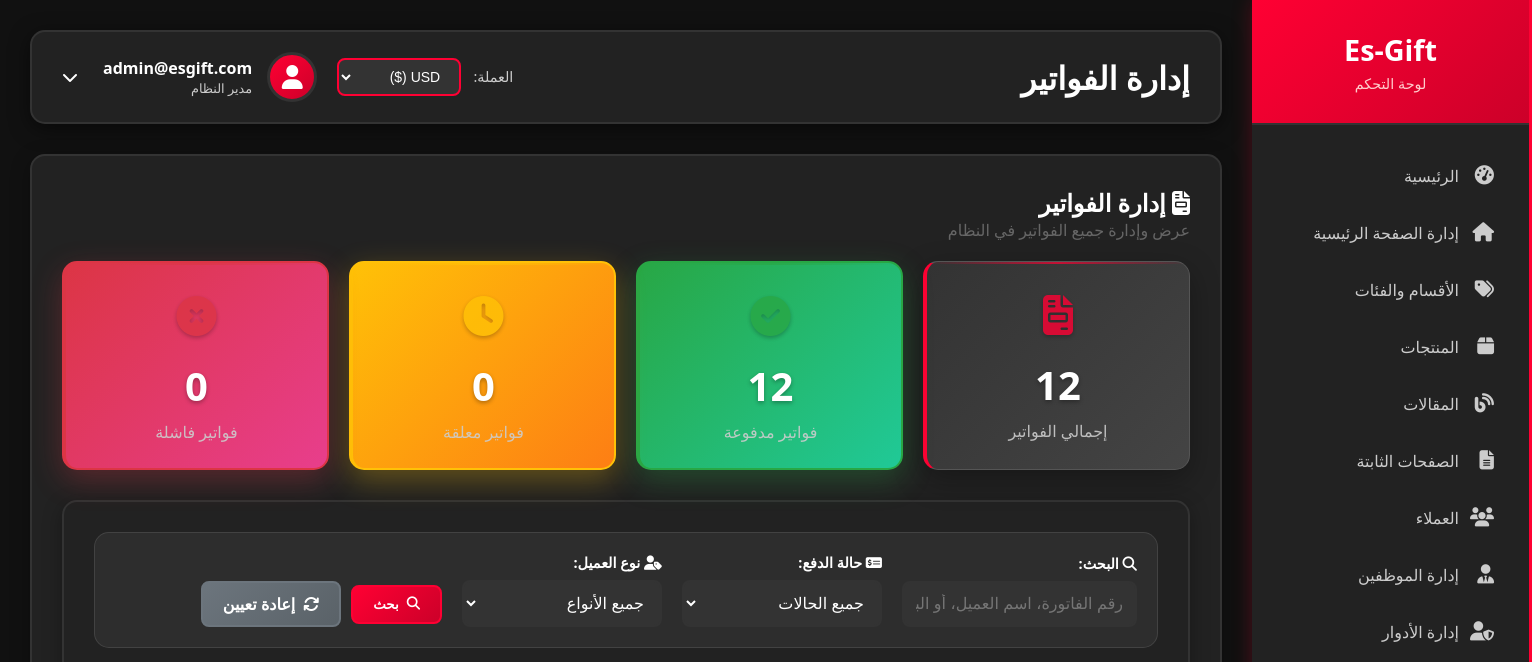
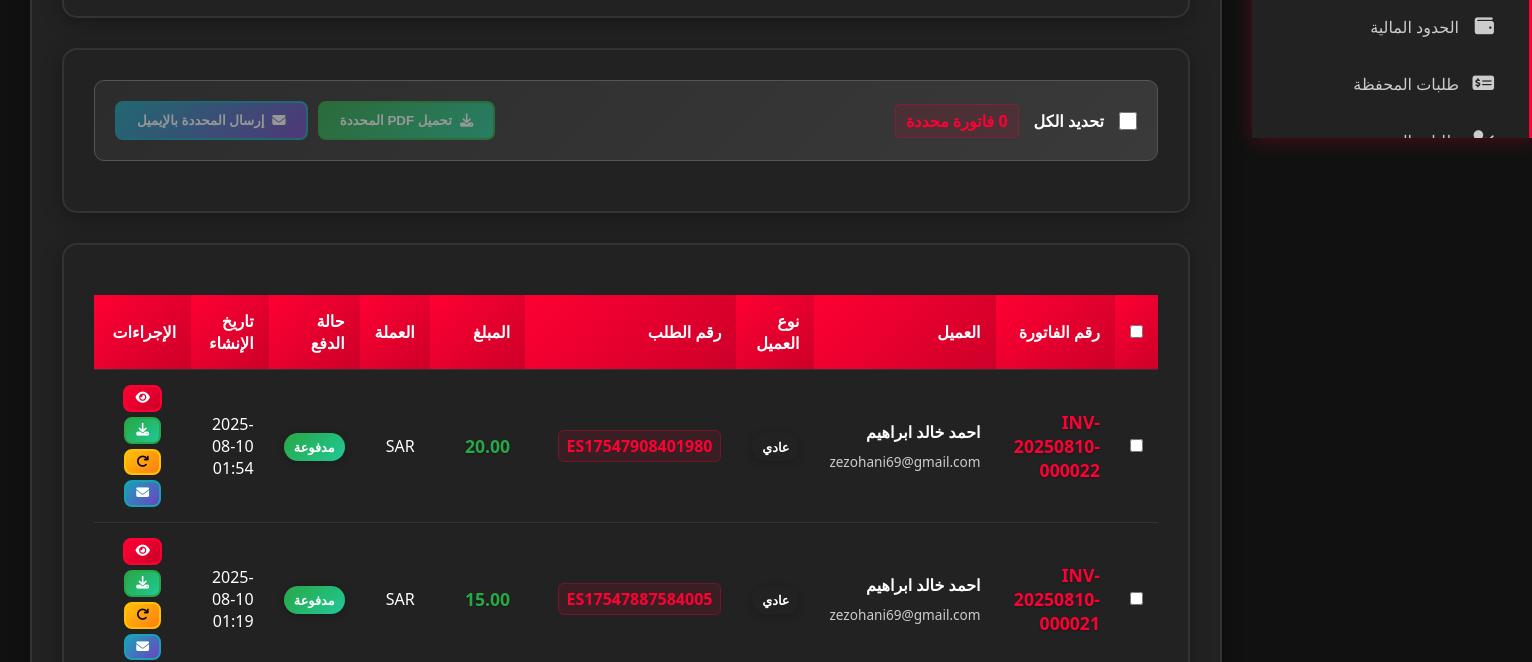
Page /admin/invoices (signed in, upper part) on the earlier database version (2 pictures, top to bottom).
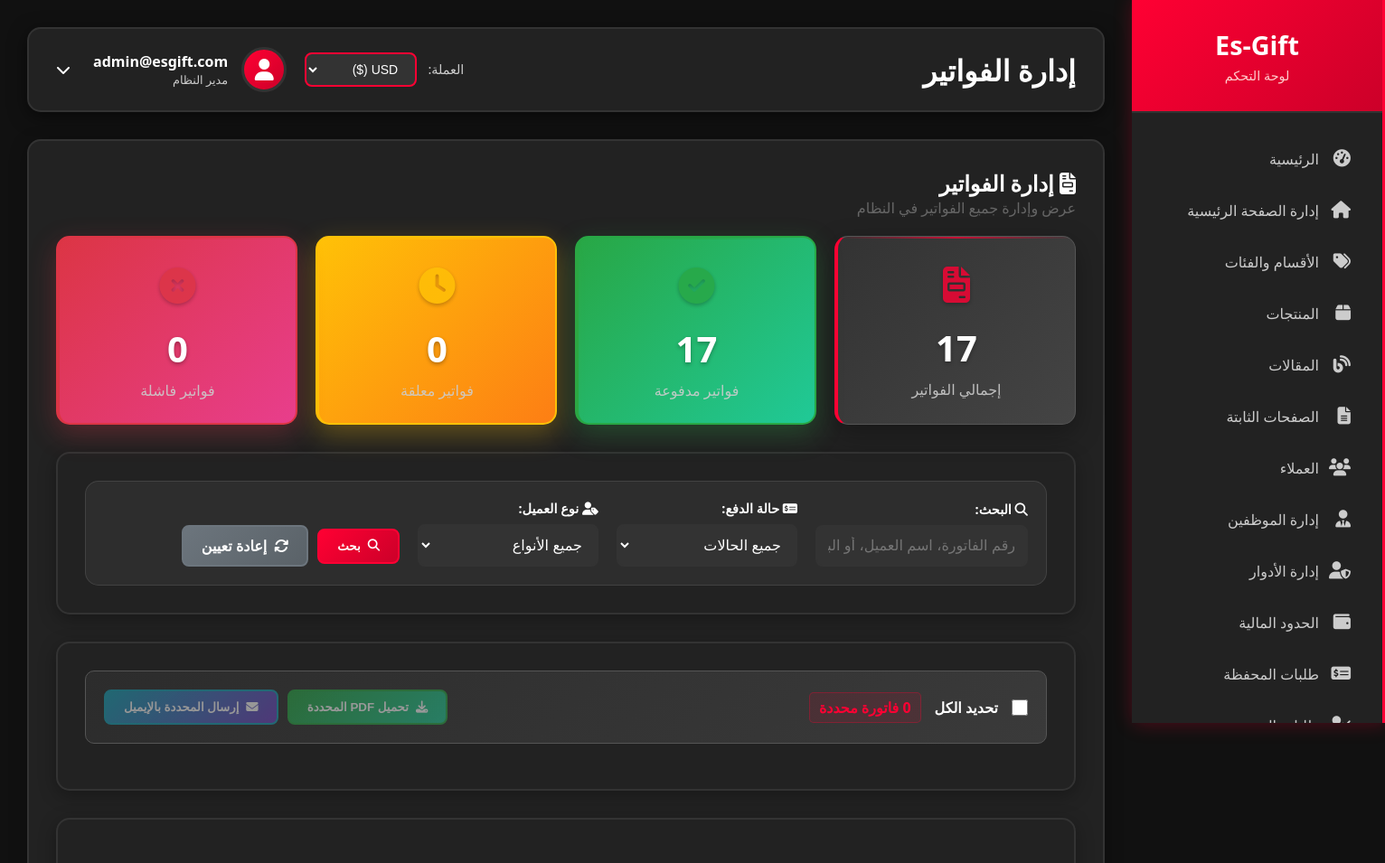
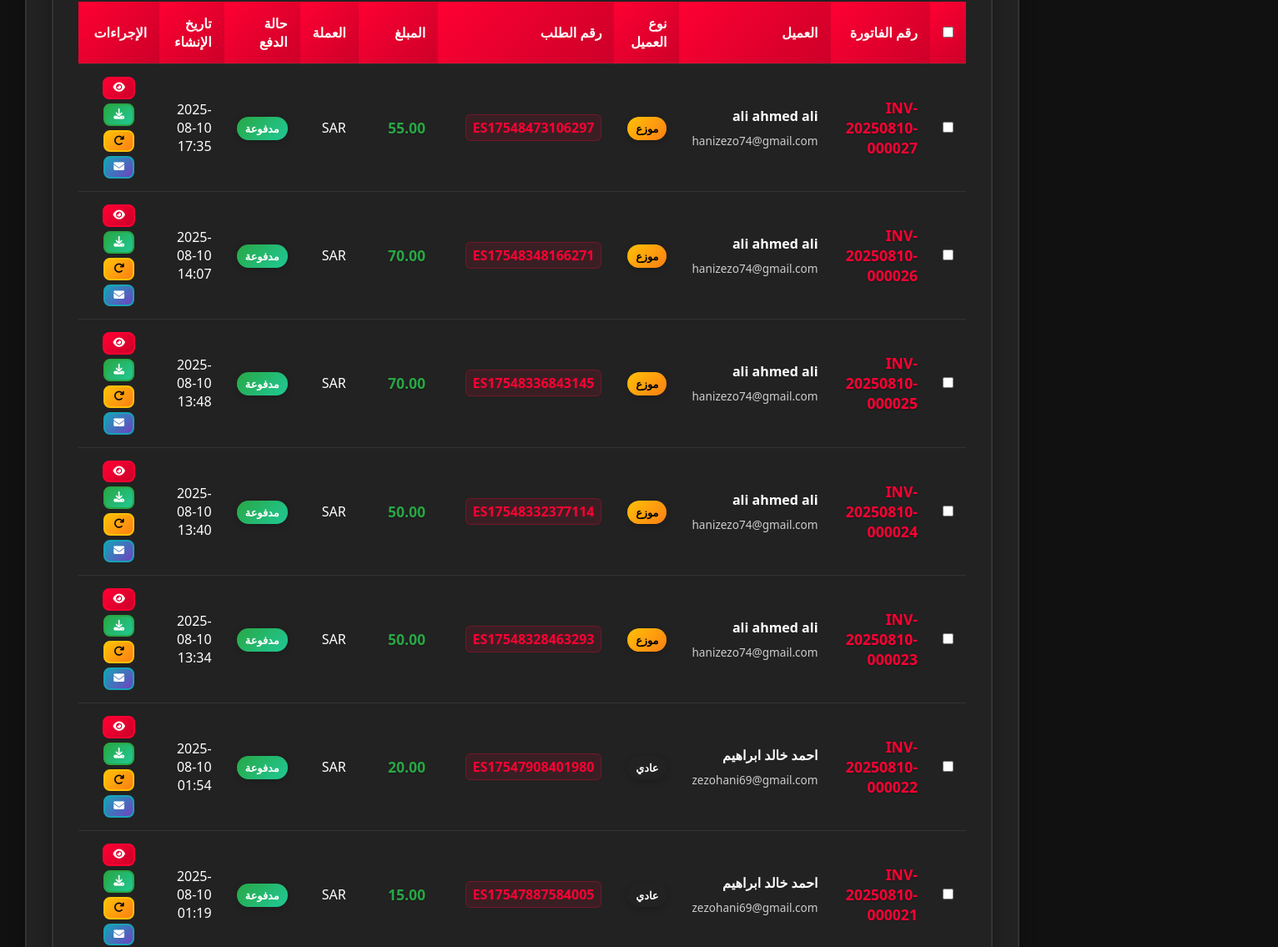
Same page on the later database version (2 pictures, top to bottom).
### models.py (models this page shows, shortened)
class Invoice(db.Model):
    id = db.Column(db.Integer, primary_key=True)
    invoice_number = db.Column(db.String(50), unique=True, nullable=False)
    order_id = db.Column(db.Integer, db.ForeignKey('order.id'), nullable=False, unique=True)
    user_id = db.Column(db.Integer, db.ForeignKey('user.id'), nullable=False)
    subtotal = db.Column(db.Numeric(10, 2), nullable=False)
    tax_amount = db.Column(db.Numeric(10, 2), default=0.00)
    discount_amount = db.Column(db.Numeric(10, 2), default=0.00)
    total_amount = db.Column(db.Numeric(10, 2), nullable=False)
    currency = db.Column(db.String(3), default='SAR')
    payment_method = db.Column(db.String(50))
    payment_status = db.Column(db.String(20), default='pending')
    paid_amount = db.Column(db.Numeric(10, 2), default=0.00)
    customer_name = db.Column(db.String(100))
    customer_email = db.Column(db.String(120))
    customer_phone = db.Column(db.String(20))
    customer_type = db.Column(db.String(20))
    invoice_date = db.Column(db.DateTime, default=datetime.utcnow)
    due_date = db.Column(db.DateTime)
    paid_date = db.Column(db.DateTime)
    created_at = db.Column(db.DateTime, default=datetime.utcnow)
    updated_at = db.Column(db.DateTime, default=datetime.utcnow, onupdate=datetime.utcnow)
    notes = db.Column(db.Text)
    pdf_file_path = db.Column(db.String(300))
    order = db.relationship('Order', backref=db.backref('invoice', uselist=False))
    user = db.relationship('User', backref='invoices')

class Order(db.Model):
    id = db.Column(db.Integer, primary_key=True)
    user_id = db.Column(db.Integer, db.ForeignKey('user.id'), nullable=False)
    order_number = db.Column(db.String(50), unique=True, nullable=False)
    total_amount = db.Column(db.Numeric(10, 2), nullable=False)
    currency = db.Column(db.String(3), default='SAR')
    payment_method = db.Column(db.String(50))
    payment_status = db.Column(db.String(20), default='pending')
    order_status = db.Column(db.String(20), default='pending')
    created_at = db.Column(db.DateTime, default=datetime.utcnow)
    excel_file_path = db.Column(db.String(500))  # مسار ملف Excel المحفوظ
    items = db.relationship('OrderItem', backref='order', lazy=True)
    codes = db.relationship('ProductCode', backref='order', lazy=True)

### admin_routes.py (the view, shortened to what this page needs)
@admin.route('/invoices')
@login_required
@requires_page_access('admin.invoices')
def invoices():
    if not current_user.is_admin:
        employee = Employee.query.filter_by(user_id=current_user.id).first()
        if not employee:
            return redirect(url_for('main.index'))
    page = request.args.get('page', 1, type=int)
    status_filter = request.args.get('status', '')
    customer_type_filter = request.args.get('customer_type', '')
    search_query = request.args.get('search', '')
    query = Invoice.query
    if status_filter:
        query = query.filter(Invoice.payment_status == status_filter)
    if customer_type_filter:
        if customer_type_filter == 'regular_kyc':
            query = query.filter(Invoice.customer_type.in_(['regular', 'kyc']))
        else:
            query = query.filter(Invoice.customer_type == customer_type_filter)
    invoices = query.order_by(Invoice.created_at.desc())\
                   .paginate(page=page, per_page=20, error_out=False)
    stats = {
        'total_invoices': Invoice.query.count(),
        'completed_invoices': Invoice.query.filter_by(payment_status='completed').count(),
        'pending_invoices': Invoice.query.filter_by(payment_status='pending').count(),
        'failed_invoices': Invoice.query.filter_by(payment_status='failed').count(),
        'total_revenue': db.session.query(func.sum(Invoice.total_amount))\
                                  .filter(Invoice.payment_status == 'completed').scalar() or 0
    }
    return render_template('admin/invoices.html',
                         invoices=invoices,
                         stats=stats,
                         status_filter=status_filter,
                         customer_type_filter=customer_type_filter,
                         search_query=search_query)

### employee_utils.py (called while the page is built, shortened)
def requires_page_access(page_route):
    def decorator(f):
        @wraps(f)
        def decorated_function(*args, **kwargs):
            if not current_user.is_authenticated:
                return redirect(url_for('auth.login'))
            if current_user.is_admin:
                return f(*args, **kwargs)
        return decorated_function
    return decorator

### templates/admin/invoices.html (shortened to what the changed rows need)
{% extends "admin/base.html" %}
{% block page_title %}إدارة الفواتير{% endblock %}
{% block content %}
<div class="content-card">
    <div class="header-section">
        <h2>
            <i class="fas fa-file-invoice"></i>
            إدارة الفواتير
        </h2>
    </div>
    <div class="stats-grid">
        <div class="stat-card">
            <div class="stat-icon">
                <i class="fas fa-file-invoice"></i>
            </div>
            <div class="stat-number">{{ stats.total_invoices }}</div>
            <div class="stat-label">إجمالي الفواتير</div>
        </div>
        <div class="stat-card success">
            <div class="stat-icon">
                <i class="fas fa-check-circle"></i>
            </div>
            <div class="stat-number">{{ stats.completed_invoices }}</div>
            <div class="stat-label">فواتير مدفوعة</div>
        </div>
    </div>
    {% if invoices.items %}
    <div class="content-card">
        <div class="table-container">
            <table class="data-table">
                <thead>
                    <tr>
                        <th>
                            <input type="checkbox" id="select-all-header" onchange="toggleAllInvoices()">
                        </th>
                        <th>رقم الفاتورة</th>
                        <th>العميل</th>
                        <th>نوع العميل</th>
                        <th>رقم الطلب</th>
                        <th>المبلغ</th>
                        <th>العملة</th>
                        <th>حالة الدفع</th>
                        <th>تاريخ الإنشاء</th>
                        <th>الإجراءات</th>
                    </tr>
                </thead>
                <tbody>
                {% for invoice in invoices.items %}
                <tr data-invoice-id="{{ invoice.id }}">
                    <td>
                        <input type="checkbox" class="invoice-checkbox" value="{{ invoice.id }}">
                    </td>
                    <td>
                        <span class="invoice-number">{{ invoice.invoice_number }}</span>
                    </td>
                    <td>
                        <div class="customer-info">
                            <span class="customer-name">{{ invoice.customer_name or 'غير محدد' }}</span>
                            <small class="customer-email">{{ invoice.customer_email }}</small>
                        </div>
                    </td>
                    <td>
                        <span class="badge badge-{{ 'info' if invoice.customer_type == 'kyc' else 'warning' if invoice.customer_type == 'reseller' else 'secondary' }}">
                            {% if invoice.customer_type == 'kyc' %}
                                موثق
                            {% elif invoice.customer_type == 'reseller' %}
                                موزع
                            {% else %}
                                عادي
                            {% endif %}
                        </span>
                    </td>
                    <td>
                        <a href="{{ url_for('admin.order_detail', order_id=invoice.order.id) }}"
                           class="order-link">
                            {{ invoice.order.order_number }}
                        </a>
                    </td>
                    <td>
                        <span class="amount">{{ invoice.total_amount }}</span>
                    </td>
                    <td>{{ invoice.currency }}</td>
                    <td>
                        <span class="badge badge-{{ 'success' if invoice.payment_status == 'completed' else 'warning' if invoice.payment_status == 'pending' else 'danger' }}">
                            {% if invoice.payment_status == 'completed' %}
                                مدفوعة
                            {% elif invoice.payment_status == 'pending' %}
                                معلقة
                            {% elif invoice.payment_status == 'failed' %}
                                فاشلة
                            {% endif %}
                        </span>
                    </td>
                    <td>{{ invoice.created_at.strftime('%Y-%m-%d %H:%M') }}</td>
                    <td>
                        <div class="action-buttons">
                            <a href="{{ url_for('admin.invoice_detail', invoice_id=invoice.id) }}"
                               class="btn btn-sm btn-primary" title="عرض التفاصيل">
                                <i class="fas fa-eye"></i>
                            </a>
                            <a href="{{ url_for('main.download_invoice', invoice_id=invoice.id) }}"
                               class="btn btn-sm btn-success" title="تحميل PDF">
                                <i class="fas fa-download"></i>
                            </a>
                            <button onclick="regenerateInvoicePDF({{ invoice.id }})"
                                    class="btn btn-sm btn-warning" title="إعادة توليد PDF">
                                <i class="fas fa-redo"></i>
                            </button>
                            <button onclick="sendInvoiceEmail({{ invoice.id }})"
                                    class="btn btn-sm btn-info" title="إرسال عبر البريد">
                                <i class="fas fa-envelope"></i>
                            </button>
                        </div>
                    </td>
                </tr>
                {% endfor %}
                </tbody>
            </table>
        </div>
    </div>
    {% endif %}
</div>
{% endblock %}

Differences in the rows shown:
added Invoice: invoice_number "INV-20250810-000027", customer_name "ali ahmed ali", customer_email "hanizezo74@gmail.com", customer_type "موزع", order.order_number "ES17548473106297", total_amount "55.00", currency "SAR", payment_status "مدفوعة", created_at "2025-08-10 17:35"
added Invoice: invoice_number "INV-20250810-000026", customer_name "ali ahmed ali", customer_email "hanizezo74@gmail.com", customer_type "موزع", order.order_number "ES17548348166271", total_amount "70.00", currency "SAR", payment_status "مدفوعة", created_at "2025-08-10 14:07"
added Invoice: invoice_number "INV-20250810-000025", customer_name "ali ahmed ali", customer_email "hanizezo74@gmail.com", customer_type "موزع", order.order_number "ES17548336843145", total_amount "70.00", currency "SAR", payment_status "مدفوعة", created_at "2025-08-10 13:48"
added Invoice: invoice_number "INV-20250810-000024", customer_name "ali ahmed ali", customer_email "hanizezo74@gmail.com", customer_type "موزع", order.order_number "ES17548332377114", total_amount "50.00", currency "SAR", payment_status "مدفوعة", created_at "2025-08-10 13:40"
added Invoice: invoice_number "INV-20250810-000023", customer_name "ali ahmed ali", customer_email "hanizezo74@gmail.com", customer_type "موزع", order.order_number "ES17548328463293", total_amount "50.00", currency "SAR", payment_status "مدفوعة", created_at "2025-08-10 13:34"
Other differences:
{{ stats.total_invoices }}: "12" → "17"
{{ stats.completed_invoices }}: "12" → "17"
